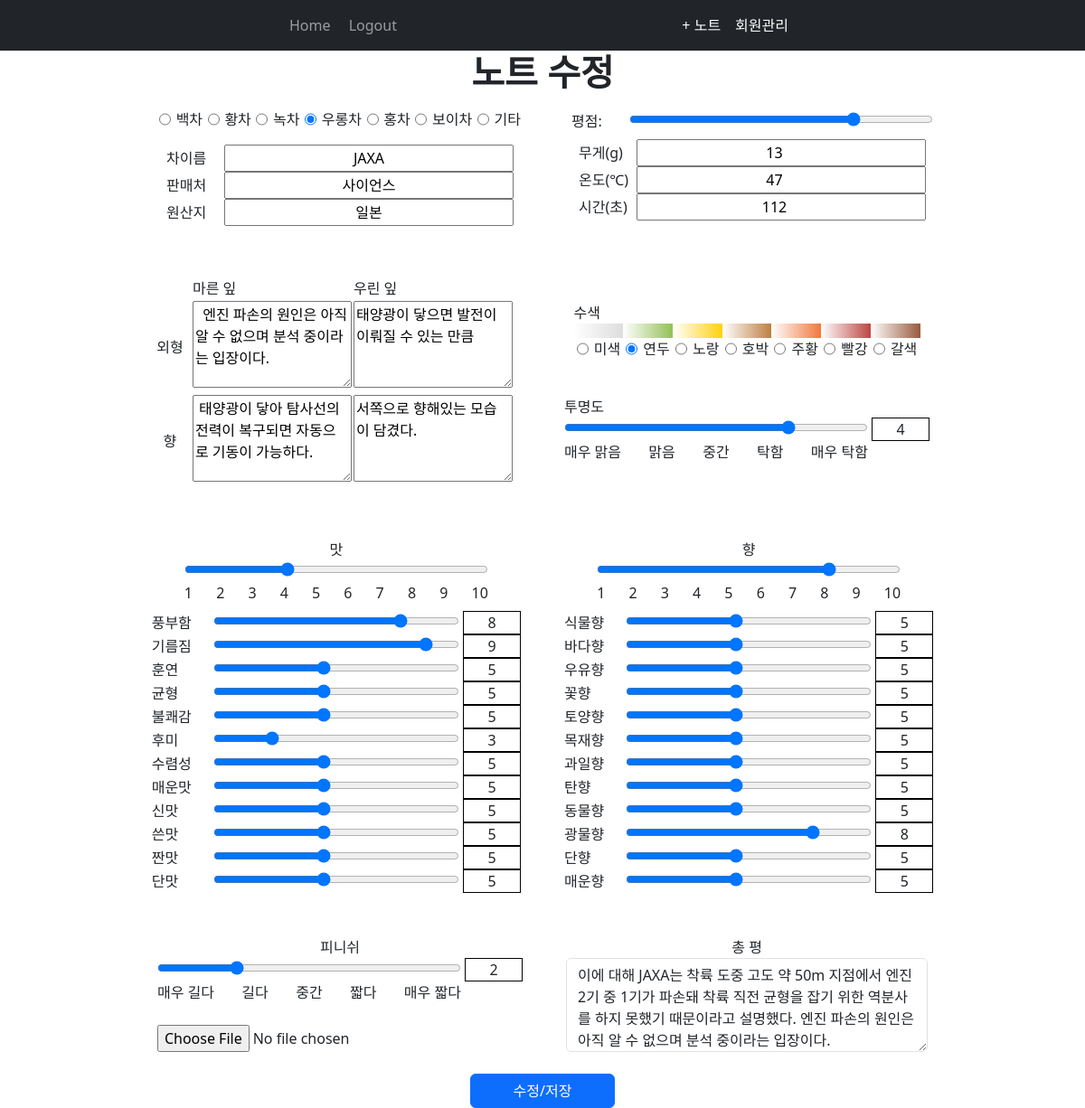
Page /teanote_modify/6 (signed in) on the earlier database version.
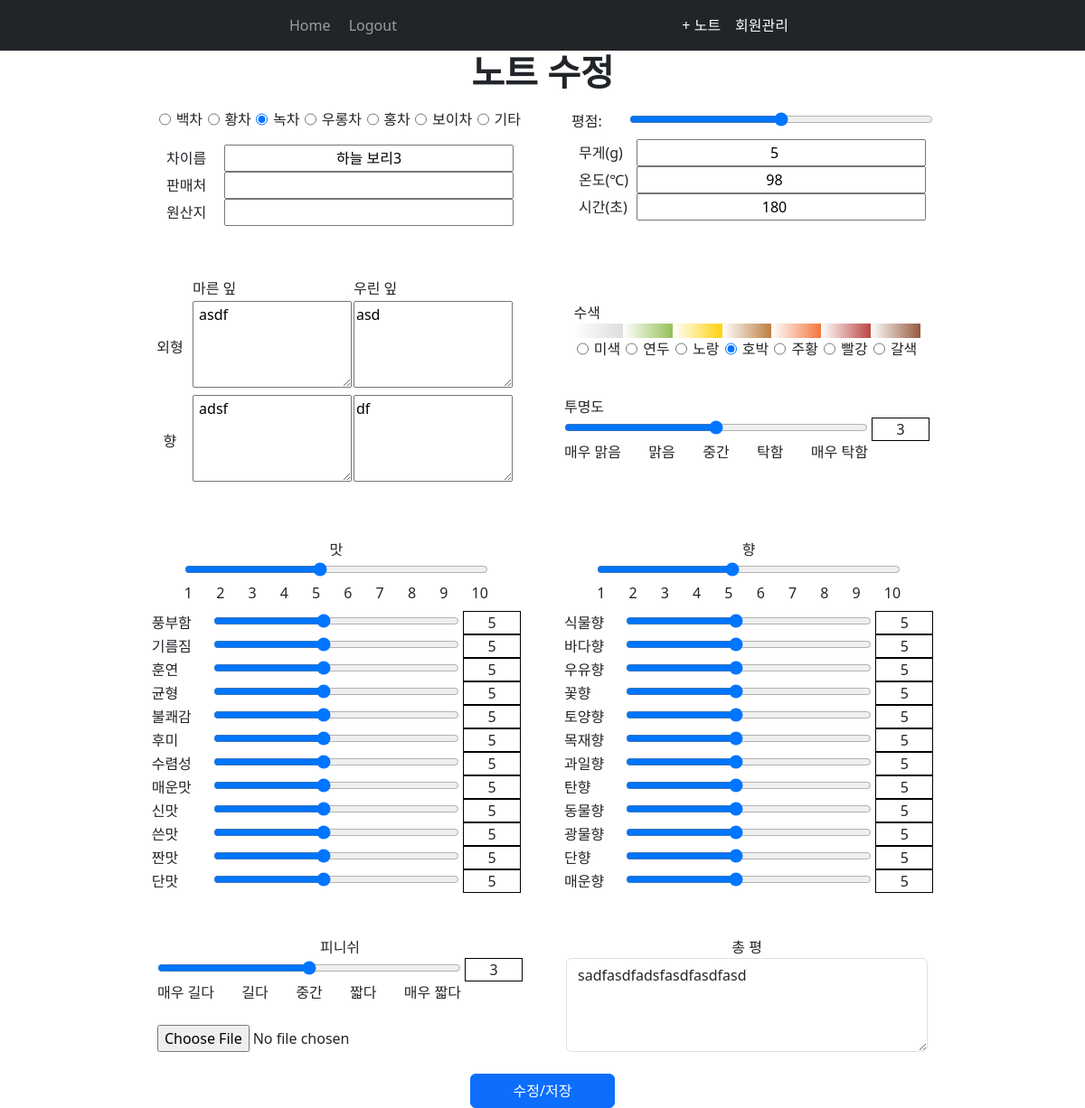
Same page on the later database version.
### website/models.py (models this page shows)
class Note(db.Model):
    id = db.Column(db.Integer, primary_key=True)  # ID
    teaname = db.Column(db.String(150), nullable=False)           # 차이름
    sailer = db.Column(db.String(150))           # 판매처
    country = db.Column(db.String(150))           # 원산지
    type_of_tea = db.Column(db.String(150))      # 차 종류: 백차, 황차, 녹차, ...
    tea_quantity = db.Column(db.Integer)          # 무게
    tea_temprature = db.Column(db.Integer)        # 온도
    tea_brew_time = db.Column(db.Integer)         # 시간
    grade = db.Column(db.Integer)  # 평점
    dry_leaf_appearence = db.Column(db.String(5000), nullable=True)  # 마른 잎 외형
    brew_leaf_appearence = db.Column(db.String(5000), nullable=True) # 우린 잎 외형
    dry_leaf_perfume = db.Column(db.String(5000), nullable=True)     # 마른 잎 향
    brew_leaf_perfume = db.Column(db.String(5000), nullable=True)    # 우린 잎 향
    strength_of_taste = db.Column(db.Integer)            # 맛의 강도
    t1 = db.Column(db.Integer)
    t2 = db.Column(db.Integer)
    t3 = db.Column(db.Integer)
    t4 = db.Column(db.Integer)
    t5 = db.Column(db.Integer)
    t6 = db.Column(db.Integer)
    t7 = db.Column(db.Integer)
    t8 = db.Column(db.Integer)
    t9 = db.Column(db.Integer)
    t10 = db.Column(db.Integer)
    t11 = db.Column(db.Integer)
    t12 = db.Column(db.Integer)
    strength_of_perfume = db.Column(db.Integer)
    p1 = db.Column(db.Integer)
    p2 = db.Column(db.Integer)
    p3 = db.Column(db.Integer)
    p4 = db.Column(db.Integer)
    p5 = db.Column(db.Integer)
    p6 = db.Column(db.Integer)
    p7 = db.Column(db.Integer)
    p8 = db.Column(db.Integer)
    p9 = db.Column(db.Integer)
    p10 = db.Column(db.Integer)
    p11 = db.Column(db.Integer)
    p12 = db.Column(db.Integer)
    leaf_color = db.Column(db.String(100), nullable=True) # 수색
    transparency = db.Column(db.Integer)   # 투명도
    finish = db.Column(db.Integer)   # 피니쉬
    note = db.Column(db.String(10000), nullable=True)   # 총평
    brief_note1 = db.Column(db.String(50))
    brief_note2 = db.Column(db.String(50))
    brief_note3 = db.Column(db.String(50))
    brief_note4 = db.Column(db.String(50))
    image = db.Column(db.String(150))    # 사진
    date = db.Column(db.DateTime(timezone=True), default=func.current_timestamp()) # 기록날짜
    user_id = db.Column(db.Integer, db.ForeignKey('user.id'))        # 사용자 id

### website/views.py (the view, shortened to what this page needs)
@views.route('/teanote_modify/<noteid>', methods=['GET', 'POST'])
@login_required
def teanote_modify(noteid):
    this_note = Note.query.get_or_404(noteid)
    return render_template("teanote_modify.html", note=this_note, user=current_user)

### website/templates/teanote_modify.html (shortened to what this page needs)
{% extends "base.html" %} {% block title %}New Note{% endblock %}
{% block content %}
<h1 class="page-title">노트 수정</h1>
{% set tea_kinds = {"백차":"white-tea", "황차": "yellow-tea", "녹차":"green-tea", "우롱차":"oorong", "홍차":"red-tea", "보이차":"boi", "기타": 'etc'} %}
<form id="teanote_form" method="POST" enctype="multipart/form-data">
    <div class="d-flex flex-wrap align-items-center justify-content-center bd-highlight" style="gap: 3rem;">
        <div class="bd-highlight mt-n2">
            <div class="d-flex flex-column align-items-center bd-highlight">
                <div class="p-2 bd-highlight">
                    <div class="d-flex justify-content-between bd-highlight" style="width: 25rem;" >
                        {% for tea_key, tea_value in tea_kinds.items() %}
                            <input type="radio" name="tea-types" id="{{ tea_value }}" value="{{ tea_key }}" {% if note.type_of_tea == tea_key %} checked {% endif %} />{{ tea_key }}
                        {% endfor %}
                    </div>
                </div>
                <div class="p-2 bd-highlight">
                    <div class="tea-outline-item">
                        <label class="input-label" for="teaname">차이름</label><input class="tea-outline-input" type="text" name = "teaname" id="teaname"  value="{{ note.teaname }}"/>
                    </div>
                    <div class="tea-outline-item">
                        <label class="input-label" for="sailer">판매처</label><input class="tea-outline-input" type="text" name = "sailer" id="sailer" value="{{ note.sailer }}" />
                    </div>
                    <div class="tea-outline-item">
                        <label class="input-label" for="country">원산지</label><input class="tea-outline-input" type="text" name = "country" id="country" value="{{ note.country }}" />
                    </div>
                </div>
            </div>
        </div>
        <div class="bd-highlight mt-1">
            <div class="d-flex flex-column align-items-center bd-highlight">
                <div class="bd-highlight">
                    <label class="input-label" for="country">평점: </label><input type="range" class="big-slider" min="1" max="5" name="grade" value="{{ note.grade }}" />
                </div>
                <div class="p-2 bd-highlight">
                    <div class="tea-outline-item">
                        <label class="input-label" for="tea-quantity">무게(g)</label><input class="tea-outline-input" type="number" name = "tea-quantity" id="tea-quantity" value="{{ note.tea_quantity }}" />
                    </div>
                    <div class="tea-outline-item">
                        <label class="input-label" for="tea-temprature">온도(℃)</label><input class="tea-outline-input" type="number" name = "tea-temprature" id="tea-temprature" value="{{ note.tea_temprature }}" />
                    </div>
                    <div class="tea-outline-item">
                        <label class="input-label" for="tea-brew-time">시간(초)</label><input class="tea-outline-input" type="number" name = "tea-brew-time" id="tea-brew-time" value="{{ note.tea_brew_time }}" />
                    </div>
                </div>
            </div>
        </div>
        <div class="bd-highlight mt-n4">
            <table style="border-collapse: collapse; border-spacing: 0; padding:0;" >
                <th>
                    <td class="leaf_detail_column"> 마른 잎</td>
                    <td class="leaf_detail_column"> 우린 잎</td>
                </th>
                <tr>
                    <td class="table-row-name">외형</td>
                    <td><textarea class="leaf-detail" name='dry-leaf-appearence' id='dry-leaf-appearence'>{{ note.dry_leaf_appearence }}</textarea>
                    <td><textarea class="leaf-detail" name='brew-leaf-appearence' id='brew-leaf-appearence'>{{ note.brew_leaf_appearence }}</textarea>
                </tr>
                <tr>
                    <td class="table-row-name">향</td>
                    <td><textarea class="leaf-detail" name='dry-leaf-perfume' id='dry-leaf-perfume' >{{ note.dry_leaf_perfume }}</textarea>
                    <td><textarea class="leaf-detail" name='brew-leaf-perfume' id='brew-leaf-perfume' >{{ note.brew_leaf_perfume }}</textarea>
                </tr>
            </table>
        </div>
        {% set colored_leaf = {"미색":"off-white-leaf", "연두":"light-green-leaf", "노랑":"yellow-leaf", "호박":"amber-leaf", "주황":"orange-leaf", "빨강":"red-leaf", "갈색":"brown-leaf"} %}
        <div class="bd-highlight mt-n4">
             <div class="d-flex flex-column align-items-center bd-highlight">
                <div class="p-2 bd-highlight">
                    <div> 수색 </div>
                    <div>
                        <table class="tea-leaf-color-table">
                            <tr class="colored-row">
                                <td class="colored-row-item" id="gradient-background1"> </td>
                                <td class="colored-row-item" id="gradient-background2"> </td>
                                <td class="colored-row-item" id="gradient-background3"> </td>
                                <td class="colored-row-item" id="gradient-background4"> </td>
                                <td class="colored-row-item" id="gradient-background5"> </td>
                                <td class="colored-row-item" id="gradient-background6"> </td>
                                <td class="colored-row-item" id="gradient-background7"> </td>
                            </tr>
                        </table>
                    </div>
                    <div>
                        <div class="d-flex justify-content-around bd-highlight">
                            {% for color_key, color_value in colored_leaf.items() %}
                                <input type="radio" name="leaf-color" id="{{ color_value }}" value="{{ color_key }}" {% if note.leaf_color == color_key %} checked {% endif %} />{{ color_key }}
                            {% endfor %}
                        </div>
                    </div>
                </div>
                <span class="d-block p-0 "> &nbsp; </span>
                <div class="p-2 bd-highlight">
                    <div> 투명도</div>
                    <div>
                        <input type="range" class="big-slider" name="transparency-slider" min="1" max="5" value="{{ note.transparency }}" oninput="document.getElementById('tea-transparency').innerHTML=this.value;" />
                        <span class="value-indicator" id="tea-transparency">{{ note.transparency }}</span>
                        <div class="d-flex justify-content-between" style="width: 21rem;">
                            <span>매우 맑음</span><span>맑음</span><span>중간</span><span>탁함</span><span>매우 탁함</span>
                        </div>
                    </div>
                </div>
            </div>
        </div>
        <div class="bd-highlight mt-n4">
            <div class="d-flex flex-column align-items-center bd-highlight">
                <div class="p-2 bd-highlight">
                    <div class="d-flex flex-column align-items-center bd-highlight">
                        <div class="bd-highlight">맛</div>
                        <div class="bd-highlight">
                            <div class="d-flex flex-column align-items-center bd-highlight">
                                <div class="bd-highlight">
                                    <input type="range" class="big-slider" name="taste-slider" id="taste-slider" min="1" max="10" value="{{ note.strength_of_taste }}" />
                                    <div class="d-flex justify-content-between bd-highlight">
                                        <span>1</span><span>2</span><span>3</span><span>4</span><span>5</span><span>6</span><span>7</span><span>8</span><span>9</span><span>10</span>
                                    </div>
                                </div>
                            </div>
                        </div>
                    </div>
                </div>
                {% for taste in ['풍부함', '기름짐', '훈연', '균형', '불쾌감', '후미', '수렴성', '매운맛', '신맛', '쓴맛', '짠맛', '단맛'] %}
                {% set tastes = [note.t1, note.t2, note.t3, note.t4, note.t5, note.t6, note.t7, note.t8, note.t9, note.t10, note.t11, note.t12] %}
                <div class="bd-highlight">
                    <label class="survey-label" for="t{{ loop.index }}">{{ taste }}</label>
                    <input type="range" class="small-slider" name="t{{ loop.index }}" id="t{{ loop.index }}" min="1" max="10" value="{{ tastes[loop.index-1] }}" oninput="document.getElementById('t{{ loop.index }}_value').innerHTML=this.value;"/>
                    <span class="value-indicator" id="t{{ loop.index }}_value">{{ tastes[loop.index-1] }}</span>
                </div>
                {% endfor %}
            </div>
        </div>
        <div class="bd-highlight mt-n4">
            <div class="d-flex flex-column align-items-center bd-highlight">
                <div class="p-2 bd-highlight">
                    <div class="d-flex flex-column align-items-center bd-highlight">
                        <div class="bd-highlight">향</div>
                        <div class="bd-highlight">
                            <div class="d-flex flex-column align-items-center bd-highlight">
                                <div class="bd-highlight">
                                    <input type="range" class="big-slider" name="perfume-slider" min="1" max="10" value="{{ note.strength_of_perfume }}" />
                                    <div class="d-flex justify-content-between bd-highlight">
                                        <span>1</span><span>2</span><span>3</span><span>4</span><span>5</span><span>6</span><span>7</span><span>8</span><span>9</span><span>10</span>
                                    </div>
                                </div>
                            </div>
                        </div>
                    </div>
                </div>
                {% for perfume in ['식물향', '바다향', '우유향', '꽃향', '토양향', '목재향', '과일향', '탄향', '동물향', '광물향', '단향', '매운향'] %}
                {% set perfumes = [note.p1, note.p2, note.p3, note.p4, note.p5, note.p6, note.p7, note.p8, note.p9, note.p10, note.p11, note.p12] %}
                <div class="bd-highlight">
                    <label class="survey-label" for="p{{ loop.index }}">{{ perfume }}</label>
                    <input type="range" class="small-slider" name="p{{ loop.index }}" id="p{{ loop.index }}" min="1" max="10" value="{{ perfumes[loop.index-1] }}" oninput="document.getElementById('p{{ loop.index }}_value').innerHTML=this.value;" />
                    <span class="value-indicator" id="p{{ loop.index }}_value">{{ perfumes[loop.index-1] }}</span>
                </div>
                {% endfor %}
            </div>
        </div>
        <div class="bd-highlight mt-n4">
            <div class="d-flex flex-column align-items-center bd-highlight">
                <div class="bd-highlight"> 피니쉬 </div>
                <div class="bd-highlight">
                    <input type="range" class="big-slider" name="finish-slider" min="1" max="5" value="{{ note.finish }}" oninput="document.getElementById('tea-finish').innerHTML=this.value;" />
                    <span class="value-indicator" id="tea-finish">{{ note.finish }}</span>
                    <div class="d-flex justify-content-between" style="width: 21rem;">
                        <span>매우 길다</span><span>길다</span> <span>중간</span><span>짧다</span><span>매우 짧다</span>
                    </div>
                </div>
            </div>
            <span class="d-block p-0 "> &nbsp; </span>
            <input class="full-width" type="file" class="btn btn-primary" name="file" />
        </div>
        <div class="bd-highlight mt-n4">
            <div class="d-flex flex-column align-items-center bd-highlight">
                <div class="hd-highlight">총 평</div>
                <div class="hd-highlight" style="width: 25rem;">
                    <textarea class="form-control" name="note" id="note" style="height:6.5rem;">{{ note.note }}</textarea>
                </div>
            </div>
        </div>
    </div>
    <span class="d-block p-0 "> &nbsp; </span>
    <div class="d-flex flex-column align-items-center bd-highlight">
        <div class="bd-highlight mt-n3">
            <button type="submit" class="btn btn-primary" id="submit-button" style="width: 10rem;">수정/저장</button>
        </div>
    </div>
</form>
{% endblock %}

### website/templates/base.html (shortened to what this page needs)
<!DOCTYPE html>
<html>
  <head>
    <link href="https://cdn.jsdelivr.net/npm/bootstrap@5.3.2/dist/css/bootstrap.min.css" rel="stylesheet">
    <link
      rel="stylesheet"
      href="https://stackpath.bootstrapcdn.com/font-awesome/4.7.0/css/font-awesome.min.css"
    />
  </head>
  <body>
    <nav class="navbar navbar-expand-lg navbar-dark bg-dark">
      <div class="container w-50">
        <div class="collapse navbar-collapse" id="navbar">
          <ul class="navbar-nav me-auto">
          {% if user.is_authenticated %}
            <li class="nav-item">
              <a class="nav-link" id="home" href="/?page=1">Home</a>
            </li>
            <li script="width: 5rem;"> &nbsp;</li>
            <li class="nav-item">
              <a class="nav-link" id="logout" href="/logout">Logout</a>
            </li>
          {% endif %}
          </ul>
          {% if user.is_authenticated %}
          <span class="navbar-text">
            <a class="nav-item nav-link" id="new_note" href="/teanote_form">&plus; 노트</a>
          </span>
          {% if user.tier == 1 %}
          <span class="navbar-text mx-3">
            <a class="nav-item nav-link" id="new_note" href="/management/user">회원관리</a>
          </span>
          {% endif %}
          {% endif %}
        </div>
      </div>
    </nav>
    <div class="container">{% block content %} {% endblock %}</div>
  </body>
</html>

Differences in the rows shown:
changed Note: type_of_tea "☐" → "☑"; type_of_tea "☑" → "☐"; teaname "JAXA" → "하늘 보리3"; grade "4" → "3"; tea-quantity "13" → "5"; tea-temprature "47" → "98"; tea-brew-time "112" → "180"; dry-leaf-appearence "엔진 파손의 원인은 아직 알 수 없으며 분석 중이라는 입장이다." → "asdf"; brew-leaf-appearence "태양광이 닿으면 발전이 이뤄질 수 있는 만큼" → "asd"; dry-leaf-perfume "태양광이 닿아 탐사선의 전력이 복구되면 자동으로 기동이 가능하다." → "adsf"; brew-leaf-perfume "서쪽으로 향해있는 모습이 담겼다." → "df"; leaf_color "☑" → "☐"; leaf_color "☐" → "☑"; transparency-slider "4" → "3"; transparency "4" → "3"; taste-slider "4" → "5"; perfume-slider "8" → "5"; finish-slider "2" → "3"; finish "2" → "3"; note "이에 대해 JAXA는 착륙 도중 고도 약 50m 지점에서 엔진 2기 중 1기가 파손돼 착륙 직전 균형을 잡기 위한 역분사를 하지 못했기 때문이라고 설명했다. 엔진 파손의 원인은 아직 알 수 없으며 분석 중이라는 입장이다." → "sadfasdfadsfasdfasdfasd"; sailer "사이언스" → (not shown); country "일본" → (not shown)
Other differences:
new list line: "풍부함 5 5"
new list line: "기름짐 5 5"
new list line: "후미 5 5"
new list line: "광물향 5 5"
list line gone: "풍부함 8 8"
list line gone: "기름짐 9 9"
list line gone: "후미 3 3"
list line gone: "광물향 8 8"
